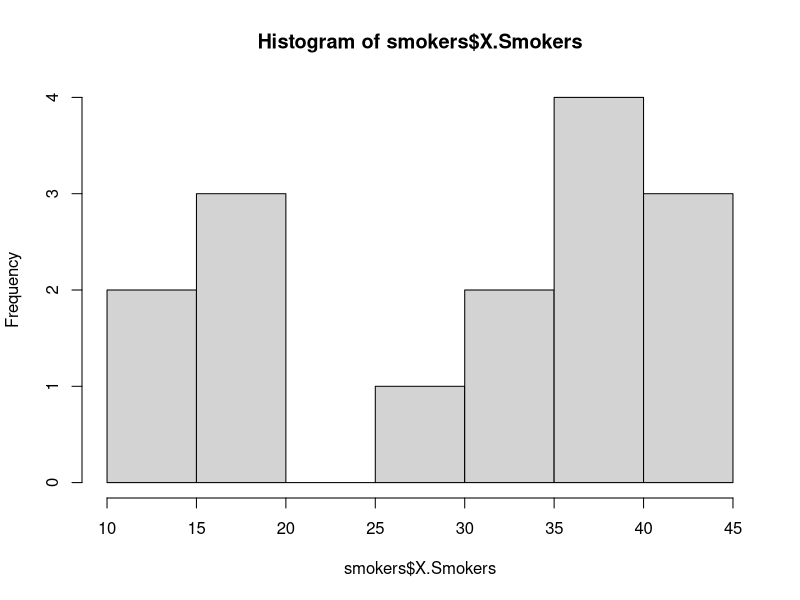

Source code (R):
## ---- chunk 1
knitr::opts_chunk$set(echo = TRUE)
## ---- chunk 2
# can add quietly=T option to the require() function
loadPkg = function(x) { if (!require(x,character.only=T, quietly =T)) { install.packages(x,dep=T,repos="http://cran.us.r-project.org"); if(!require(x,character.only=T)) stop("Package not found") } }
## ---- chunk 3
smokers <- read.csv("smokersdata.csv")
summary(smokers)
str(smokers)
## ---- chunk 4
as.numeric(smokers$X.Smokers)
hist(smokers$X.Smokers)
